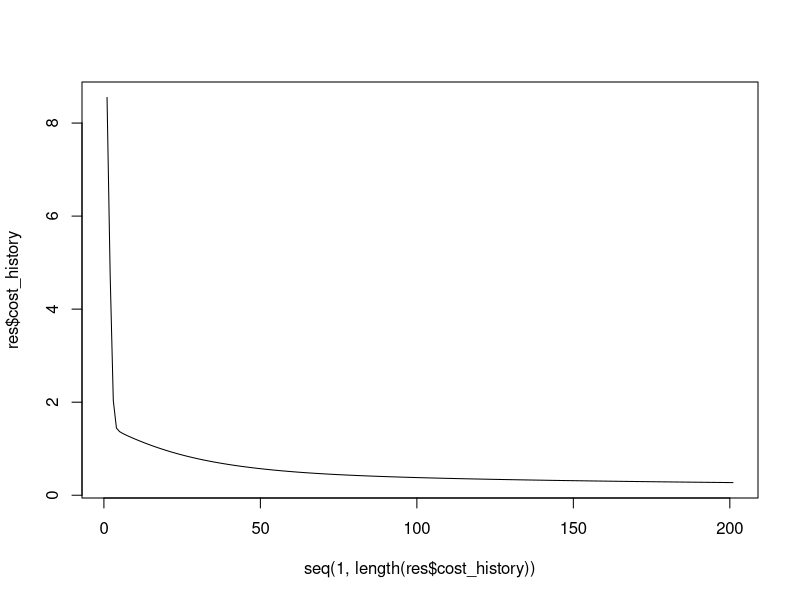

Here is the R script that generated this plot:
library(readxl)
library(ggplot2)

# sigmoid function
sigmoid <- function(x) {
    return(1 / (1 + exp(-x)))
}

# Produit Matriciel entre X et theta
x_dot_theta <- function(x, theta) {
    return(x %*% theta)
}

probability <- function(x, theta) {
    return(sigmoid(x_dot_theta(x, theta)))
}


# cost function
cost_function <- function(x, y, theta) {
    m <- nrow(y)
    g <- probability(x, theta)
    j <- (1 / m) * sum((-y * log(g)) - ((1 - y) * log(1 - g)))
    return(j)
}

# Gradient
gradient <- function(x, y, theta) {
    m <- nrow(y)
    return((1 / m) * x_dot_theta(t(x), probability(x, theta) - y))
}

# Gradient descent
gradient_descent <- function(x, y, theta, learning_rate, n_iter) {
    cost_history <- c(cost_function(x, y, theta))
    for (i in 1:n_iter) {
        theta <- theta - learning_rate * gradient(x, y, theta)
        cost_history <- c(cost_history, cost_function(x, y, theta))
    }
    return(list(parameters = matrix(theta), cost_history = cost_history))
}

predict <- function(x, theta, thresold = 0.5) {
    predictions = unlist(ifelse(probability(x, theta) > thresold, 1, 0))
    return(predictions)
}

# test avec data_breast_cancer
data <- read_excel("breast.xlsx")
y <- data[, ncol(data)]
y <- ifelse(y == "malignant", 1, 0)


x <- data[, 1:(ncol(data) - 1)]

 # Ajout de la colonne de 1 pour faire le produit scalaire
x <- as.matrix(data.frame(rep(1, length(y)), x))

# Initialisation des paramètres theta
initial_theta <- as.matrix(rnorm(n = dim(x)[2], mean = 0, sd = 1))

# Entrainement
res <- gradient_descent(x, y, initial_theta, learning_rate = 0.1, n_iter = 200)
y_pred <- predict(x, res$parameters)

print(res$parameters)
print(res$cost_history)
plot(seq(1, length(res$cost_history)), res$cost_history, type = "l")

accuracy <- mean(y_pred == y)
